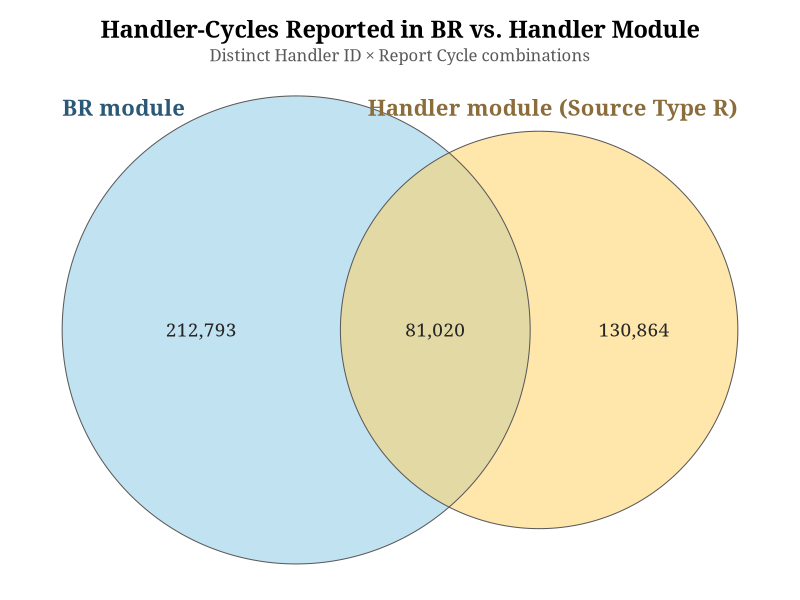
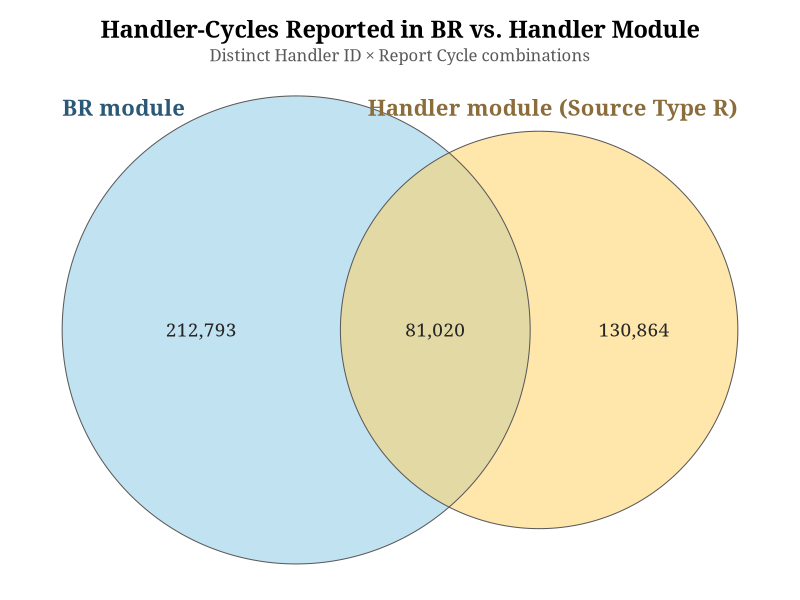

The R source for these figures, in order:
# =============================================================================
# FILE:     17_br_hd_venn_figure.R
# PURPOSE:  Venn diagram of BR vs HD handler overlap — render a PNG showing the three regions (BR-only, HD-only, both).
# INPUTS:   data/rcrainfo/br/BR_REPORTING_*.csv, data/rcrainfo/hd/HD_HANDLER.csv
# OUTPUTS:  console prints (and any figure files noted inline below)
# AUTHOR:   Jason Ye
# CREATED:  2026-07
# UPDATED:  2026-07
# =============================================================================

library(ggplot2)
library(ggforce)

# Handler-cycle counts from the console output of 15_br_hd_overlap.R.
# Update these three numbers after rerunning that script.
n_both    <- 81020
n_br_only <- 212793
n_hd_only <- 130864

a_br <- n_both + n_br_only
a_hd <- n_both + n_hd_only

r_br <- sqrt(a_br / pi)
r_hd <- sqrt(a_hd / pi)

lens_area <- function(d, r1, r2) {
  if (d >= r1 + r2) return(0)
  if (d <= abs(r1 - r2)) return(pi * min(r1, r2)^2)
  d1 <- (d^2 - r2^2 + r1^2) / (2 * d)
  d2 <- d - d1
  r1^2 * acos(d1 / r1) - d1 * sqrt(r1^2 - d1^2) +
    r2^2 * acos(d2 / r2) - d2 * sqrt(r2^2 - d2^2)
}

d <- uniroot(function(d) lens_area(d, r_br, r_hd) - n_both,
             interval = c(abs(r_br - r_hd) + 1e-6, r_br + r_hd - 1e-6))$root

circles <- data.frame(
  x = c(0, d),
  y = c(0, 0),
  r = c(r_br, r_hd),
  set = c("BR", "HD")
)

fmt <- function(n) formatC(n, format = "d", big.mark = ",")

x_br_only <- (-r_br + (d - r_hd)) / 2
x_lens    <- ((d - r_hd) + r_br) / 2
x_hd_only <- (r_br + (d + r_hd)) / 2

p <- ggplot() +
  geom_circle(data = circles,
              aes(x0 = x, y0 = y, r = r, fill = set),
              color = NA, alpha = 0.55) +
  geom_circle(data = circles,
              aes(x0 = x, y0 = y, r = r),
              color = "grey35", linewidth = 0.35, fill = NA) +
  annotate("text", x = x_br_only, y = 0,
           label = fmt(n_br_only), family = "Georgia", size = 4.8, color = "grey15") +
  annotate("text", x = x_lens, y = 0,
           label = fmt(n_both), family = "Georgia", size = 4.8, color = "grey15") +
  annotate("text", x = x_hd_only, y = 0,
           label = fmt(n_hd_only), family = "Georgia", size = 4.8, color = "grey15") +
  annotate("text", x = -r_br, y = r_br * 0.95,
           label = "BR module", family = "Georgia", fontface = "bold",
           size = 5.6, color = "#2b5876", hjust = 0) +
  annotate("text", x = d + r_hd, y = r_br * 0.95,
           label = "Handler module (Source Type R)", family = "Georgia",
           fontface = "bold", size = 5.6, color = "#8a6d3b", hjust = 1) +
  scale_fill_manual(values = c(BR = "#8ecae6", HD = "#ffd166")) +
  coord_fixed(xlim = c(-r_br - 30, d + r_hd + 30),
              ylim = c(-r_br - 20, r_br * 1.06), expand = FALSE, clip = "off") +
  labs(title = "Handler-Cycles Reported in BR vs. Handler Module",
       subtitle = "Distinct Handler ID × Report Cycle combinations") +
  theme_void(base_family = "Georgia") +
  theme(legend.position = "none",
        plot.title = element_text(face = "bold", size = 17, hjust = 0.5,
                                  margin = margin(b = 4)),
        plot.subtitle = element_text(size = 12, hjust = 0.5, color = "grey35",
                                     margin = margin(b = 12)),
        plot.margin = margin(15, 25, 15, 25))

dir.create("output/diagnostics", showWarnings = FALSE, recursive = TRUE)
ggsave("output/diagnostics/BR_HD_venn.png", p, width = 10, height = 6.9, dpi = 300,
       bg = "white", device = ragg::agg_png)
quartz(type = "pdf", file = "output/diagnostics/BR_HD_venn.pdf", width = 10,
       height = 6.9, bg = "white")
print(p)
invisible(dev.off())
